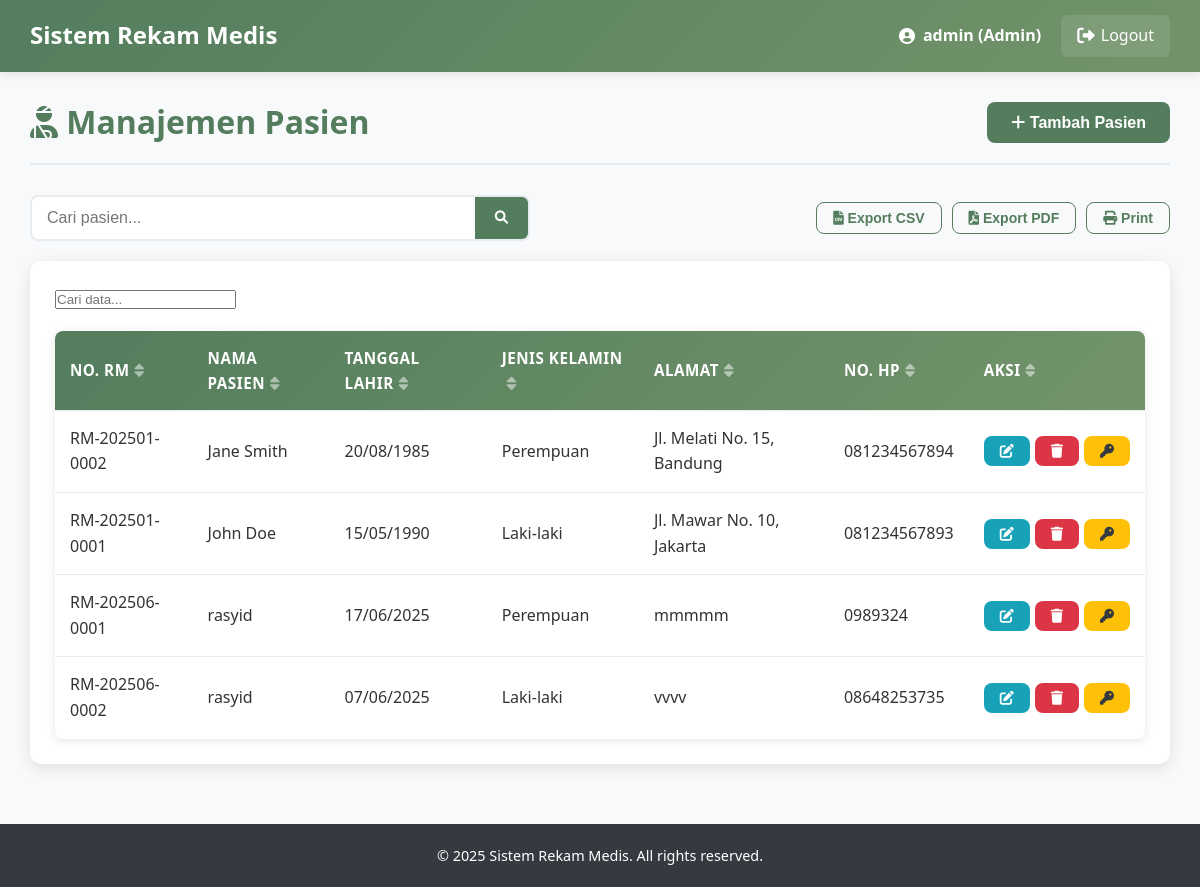
Page /Trys_Proj/admin/patients.php (signed in) on the committed database.
### tables this page shows
CREATE TABLE `pasien` (
  `id_pasien` int(11) NOT NULL,
  `no_rm` varchar(20) NOT NULL,
  `nm_pasien` varchar(100) NOT NULL,
  `tgl_lhr` date DEFAULT NULL,
  `alamat` text DEFAULT NULL,
  `telepon` varchar(15) DEFAULT NULL,
  `no_hp` varchar(15) DEFAULT NULL,
  `jenis_kelamin` enum('L','P') DEFAULT NULL,
  `nm_kk` varchar(100) DEFAULT NULL,
  `hub_kel` varchar(50) DEFAULT NULL,
  `id_user` int(11) DEFAULT NULL,
  `created_at` timestamp NOT NULL DEFAULT current_timestamp(),
  `updated_at` timestamp NOT NULL DEFAULT current_timestamp() ON UPDATE current_timestamp()
);

### Trys_Proj/admin/patients.php (the view, shortened to what this page needs)
<?php
include '../config/database.php';
$page_title = "Manajemen Pasien";
$search = isset($_GET['search']) ? $_GET['search'] : '';
$search_condition = '';
$page = isset($_GET['page']) ? (int)$_GET['page'] : 1;
$limit = 10;
$offset = ($page - 1) * $limit;
$sql = "SELECT * FROM pasien $search_condition ORDER BY nm_pasien LIMIT $offset, $limit";
$result = $conn->query($sql);
?>
<!DOCTYPE html>
<html lang="en">
<head>
    <link rel="stylesheet" href="../css/style.css">
    <link rel="stylesheet" href="https://cdnjs.cloudflare.com/ajax/libs/font-awesome/6.0.0-beta3/css/all.min.css">
</head>
<body>
    <?php include '../includes/header.php'; ?>
    <div class="container">
        <div class="content">
            <div class="content-header">
                <h2><i class="fas fa-user-injured"></i> <?php echo $page_title; ?></h2>
                <button class="btn btn-primary" onclick="showAddModal()">
                    <i class="fas fa-plus"></i> Tambah Pasien
                </button>
            </div>
            <div class="search-filter">
                <form method="GET" action="" class="search-form">
                    <div class="search-input">
                        <input type="text" name="search" placeholder="Cari pasien..." value="<?php echo htmlspecialchars($search); ?>">
                        <button type="submit" class="search-button">
                            <i class="fas fa-search"></i>
                        </button>
                    </div>
                </form>
                <div class="filter-options">
                    <button class="btn btn-sm btn-outline" onclick="exportData('csv')">
                        <i class="fas fa-file-csv"></i> Export CSV
                    </button>
                    <button class="btn btn-sm btn-outline" onclick="exportData('pdf')">
                        <i class="fas fa-file-pdf"></i> Export PDF
                    </button>
                    <button class="btn btn-sm btn-outline" onclick="printData()">
                        <i class="fas fa-print"></i> Print
                    </button>
                </div>
            </div>
            <div class="card">
                <div class="card-body">
                    <table class="data-table">
                        <thead>
                            <tr>
                                <th>No. RM</th>
                                <th>Nama Pasien</th>
                                <th>Tanggal Lahir</th>
                                <th>Jenis Kelamin</th>
                                <th>Alamat</th>
                                <th>No. HP</th>
                                <th>Aksi</th>
                            </tr>
                        </thead>
                        <tbody>
                            <?php if ($result->num_rows > 0): ?>
                                <?php while ($row = $result->fetch_assoc()): ?>
                                <tr>
                                    <td><?php echo $row['no_rm']; ?></td>
                                    <td><?php echo $row['nm_pasien']; ?></td>
                                    <td><?php echo date('d/m/Y', strtotime($row['tgl_lhr'])); ?></td>
                                    <td><?php echo $row['jenis_kelamin'] == 'L' ? 'Laki-laki' : 'Perempuan'; ?></td>
                                    <td><?php echo $row['alamat']; ?></td>
                                    <td><?php echo $row['no_hp']; ?></td>
                                    <td>
                                        <div class="action-buttons">
                                            <button class="btn btn-sm btn-info" onclick="showEditModal(<?php echo $row['id_pasien']; ?>, '<?php echo $row['nm_pasien']; ?>', '<?php echo $row['tgl_lhr']; ?>', '<?php echo addslashes($row['alamat']); ?>', '<?php echo $row['telepon']; ?>', '<?php echo $row['no_hp']; ?>', '<?php echo $row['jenis_kelamin']; ?>', '<?php echo addslashes($row['nm_kk']); ?>', '<?php echo addslashes($row['hub_kel']); ?>')">
                                                <i class="fas fa-edit"></i>
                                            </button>
                                            <button class="btn btn-sm btn-danger" onclick="confirmDelete(<?php echo $row['id_pasien']; ?>, '<?php echo $row['nm_pasien']; ?>')">
                                                <i class="fas fa-trash"></i>
                                            </button>
                                            <button class="btn btn-sm btn-warning" onclick="confirmResetPassword(<?php echo $row['id_pasien']; ?>, '<?php echo $row['nm_pasien']; ?>')">
                                                <i class="fas fa-key"></i>
                                            </button>
                                        </div>
                                    </td>
                                </tr>
                                <?php endwhile; ?>
                            <?php else: ?>
                                <tr>
                                    <td colspan="7" class="text-center">Tidak ada data pasien.</td>
                                </tr>
                            <?php endif; ?>
                        </tbody>
                    </table>
                </div>
            </div>
        </div>
    </div>
    <?php include '../includes/footer.php'; ?>
</body>
</html>

### Trys_Proj/css/style.css (style rules this page uses)
* { margin: 0; padding: 0; box-sizing: border-box; }
body { font-family: "Segoe UI", Tahoma, Geneva, Verdana, sans-serif; line-height: 1.6; color: #333; background-color: #f8f9fa; }
:root { --primary-color: #537d5d; --primary-dark: #3e5e45; --primary-light: #6a9975; --secondary-color: #73946b; --secondary-dark: #5a7553; --secondary-light: #8bac83; --accent-color: #9ebc8a; --accent-dark: #85a371; --accent-light: #b7d5a3; --light-color: #d2d0a0; --light-dark: #b9b787; --light-light: #ebe9b9; --white: #ffffff; --off-white: #f9f9f9; --gray-light: #f8f9fa; --gray-medium: #6c757d; --gray-dark: #343a40; --success: #28a745; --success-dark: #1e7e34; --danger: #dc3545; --danger-dark: #bd2130; --warning: #ffc107; --warning-dark: #d39e00; --info: #17a2b8; --info-dark: #117a8b; }
h1, h2, h3, h4, h5, h6 { font-weight: 700; line-height: 1.2; margin-bottom: 0.5em; color: var(--gray-dark); }
h2 { font-size: 2rem; }
.btn { display: inline-block; padding: 12px 24px; border: none; border-radius: 8px; font-size: 1rem; font-weight: 600; text-decoration: none; text-align: center; cursor: pointer; transition: all 0.3s ease; line-height: 1; position: relative; overflow: hidden; }
.btn::after { content: ""; position: absolute; top: 50%; left: 50%; width: 5px; height: 5px; background: rgba(255, 255, 255, 0.5); opacity: 0; border-radius: 100%; transform: scale(1, 1) translate(-50%); transform-origin: 50% 50%; }
.btn-primary { background-color: var(--primary-color); color: var(--white); }
.btn-info { background-color: var(--info); color: var(--white); }
.btn-danger { background-color: var(--danger); color: var(--white); }
.btn-warning { background-color: var(--warning); color: var(--gray-dark); }
.btn-sm { padding: 8px 16px; font-size: 0.875rem; }
.container { display: flex; min-height: calc(100vh - 70px); }
.content { flex: 1; padding: 30px; background-color: var(--gray-light); min-height: calc(100vh - 70px); }
.content-header { display: flex; justify-content: space-between; align-items: center; margin-bottom: 30px; padding-bottom: 20px; border-bottom: 2px solid #e9ecef; }
.content-header h2 { color: var(--primary-color); font-size: 2rem; font-weight: 700; margin: 0; }
.card { background: var(--white); border-radius: 12px; box-shadow: 0 4px 15px rgba(0, 0, 0, 0.1); margin-bottom: 30px; overflow: hidden; transition: transform 0.3s ease, box-shadow 0.3s ease; }
.card-body { padding: 25px; }
.data-table { width: 100%; border-collapse: collapse; background: var(--white); border-radius: 8px; overflow: hidden; box-shadow: 0 2px 10px rgba(0, 0, 0, 0.1); }
.data-table thead { background: linear-gradient(135deg, var(--primary-color), var(--secondary-color)); color: var(--white); }
.data-table th, .data-table td { padding: 15px; text-align: left; border-bottom: 1px solid #e9ecef; }
.data-table th { font-weight: 600; font-size: 0.95rem; text-transform: uppercase; letter-spacing: 0.5px; }
.data-table tbody tr { transition: background-color 0.3s ease; }
.data-table tbody tr:last-child td { border-bottom: none; }

### Trys_Proj/admin/patients.php (style rules this page uses)
.search-filter { display: flex; justify-content: space-between; align-items: center; margin-bottom: 20px; }
.search-form { flex: 1; max-width: 500px; }
.search-input { display: flex; border: 2px solid #e9ecef; border-radius: 8px; overflow: hidden; }
.search-input input { flex: 1; padding: 12px 15px; border: none; outline: none; font-size: 1rem; }
.search-button { background-color: #537D5D; color: white; border: none; padding: 0 20px; cursor: pointer; transition: background-color 0.3s; }
.filter-options { display: flex; gap: 10px; }
.btn-outline { background-color: transparent; border: 1px solid #537D5D; color: #537D5D; }
.action-buttons { display: flex; gap: 5px; }

### rows in the picture
pasien: no_rm "RM-202501-0002", nm_pasien "Jane Smith", tgl_lhr "20/08/1985", jenis_kelamin "Perempuan", alamat "Jl. Melati No. 15, Bandung", no_hp "081234567894"
pasien: no_rm "RM-202501-0001", nm_pasien "John Doe", tgl_lhr "15/05/1990", jenis_kelamin "Laki-laki", alamat "Jl. Mawar No. 10, Jakarta", no_hp "081234567893"
pasien: no_rm "RM-202506-0001", nm_pasien "rasyid", tgl_lhr "17/06/2025", jenis_kelamin "Perempuan", alamat "mmmmm", no_hp "0989324"
pasien: no_rm "RM-202506-0002", nm_pasien "rasyid", tgl_lhr "07/06/2025", jenis_kelamin "Laki-laki", alamat "vvvv", no_hp "08648253735"

### other values in the picture
$_SESSION['username'] "admin"
$_SESSION['role'] "Admin"
$page_title "Manajemen Pasien"
